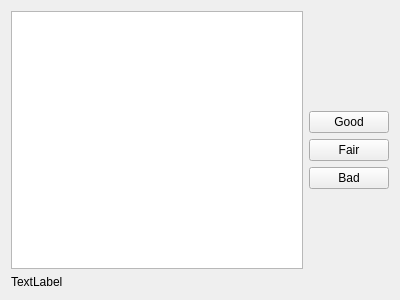
<?xml version="1.0" encoding="UTF-8"?>
<ui version="4.0">
 <class>TextilesEvaluationWidget</class>
 <widget class="QWidget" name="TextilesEvaluationWidget">
  <property name="geometry">
   <rect>
    <x>0</x>
    <y>0</y>
    <width>400</width>
    <height>300</height>
   </rect>
  </property>
  <property name="windowTitle">
   <string>TextilesEvaluationWidget</string>
  </property>
  <layout class="QHBoxLayout" name="horizontalLayout">
   <item>
    <layout class="QVBoxLayout" name="displayLayout">
     <item>
      <widget class="QGraphicsView" name="graphicsView"/>
     </item>
     <item>
      <widget class="QLabel" name="infoLabel">
       <property name="text">
        <string>TextLabel</string>
       </property>
      </widget>
     </item>
    </layout>
   </item>
   <item>
    <layout class="QVBoxLayout" name="buttonLayout">
     <item>
      <spacer name="verticalSpacer_2">
       <property name="orientation">
        <enum>Qt::Vertical</enum>
       </property>
       <property name="sizeHint" stdset="0">
        <size>
         <width>20</width>
         <height>40</height>
        </size>
       </property>
      </spacer>
     </item>
     <item>
      <widget class="QPushButton" name="greatResultButton">
       <property name="text">
        <string>Good</string>
       </property>
      </widget>
     </item>
     <item>
      <widget class="QPushButton" name="goodResultButton">
       <property name="text">
        <string>Fair</string>
       </property>
      </widget>
     </item>
     <item>
      <widget class="QPushButton" name="badResultButton">
       <property name="autoFillBackground">
        <bool>false</bool>
       </property>
       <property name="text">
        <string>Bad</string>
       </property>
      </widget>
     </item>
     <item>
      <spacer name="verticalSpacer">
       <property name="orientation">
        <enum>Qt::Vertical</enum>
       </property>
       <property name="sizeHint" stdset="0">
        <size>
         <width>20</width>
         <height>40</height>
        </size>
       </property>
      </spacer>
     </item>
    </layout>
   </item>
  </layout>
 </widget>
 <layoutdefault spacing="6" margin="11"/>
 <resources/>
 <connections/>
</ui>
